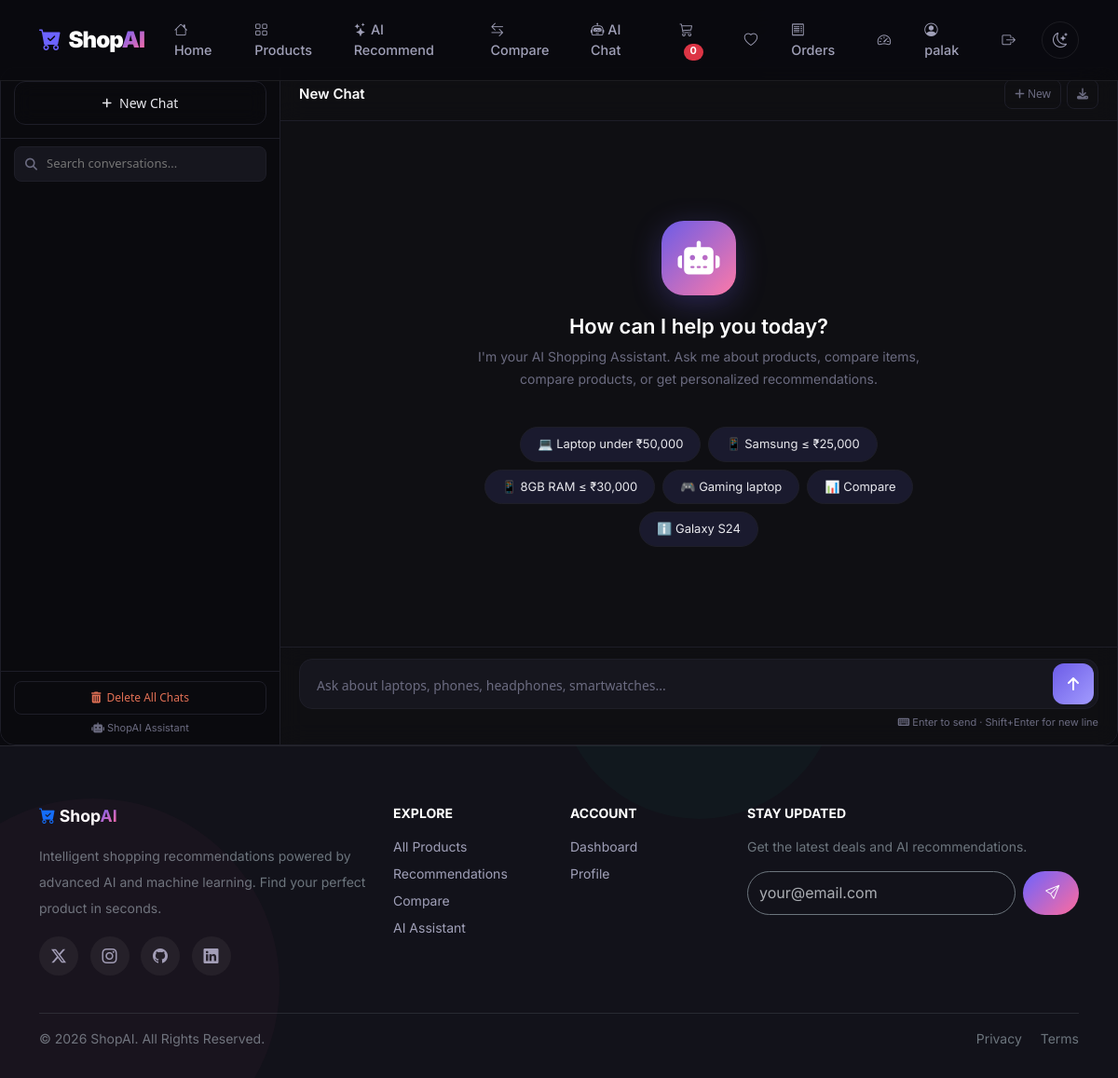
The page /chatbot/ (signed in) on the database as committed earlier.
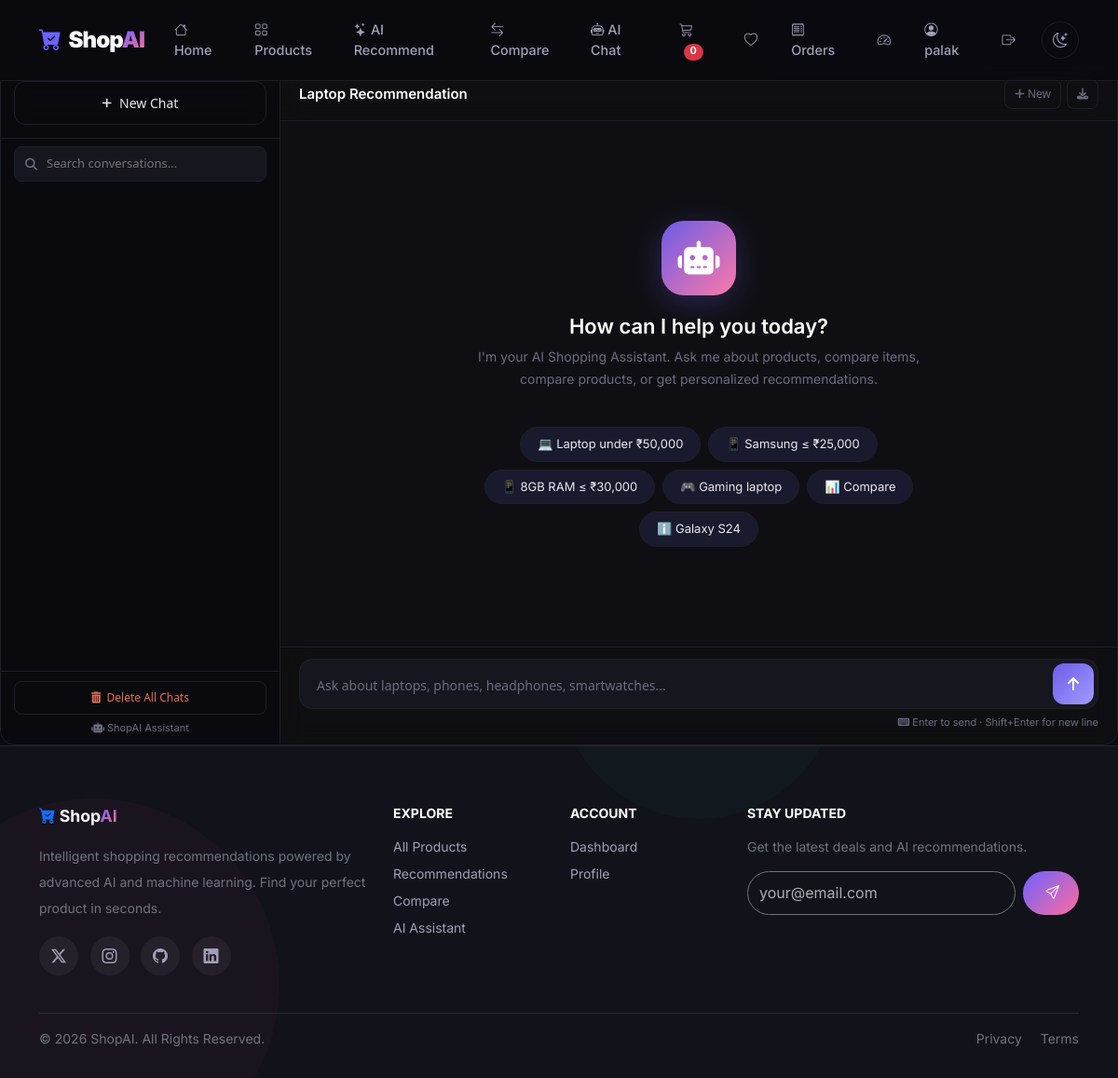
The same page on the database as committed later.
### chatbot/models.py (models this page shows, shortened)
class ChatSession(models.Model):
    user = models.ForeignKey(settings.AUTH_USER_MODEL, on_delete=models.CASCADE, null=True, blank=True)
    session_key = models.CharField(max_length=40, blank=True, db_index=True)
    title = models.CharField(max_length=200, blank=True, default='New Chat')
    context = models.JSONField(default=dict, blank=True)
    created_at = models.DateTimeField(auto_now_add=True)
    updated_at = models.DateTimeField(auto_now=True)
    class Meta:
        ordering = ['-updated_at']

### chatbot/views.py (the view)
# urls.py: path('', views.chatbot_view, name='chatbot_view'),
def chatbot_view(request):
    if request.method == 'POST':
        return _handle_message(request)
    return _render_chat_page(request)

### chatbot/views.py (called while the page is built, shortened)
def _render_chat_page(request):
    current_session = _get_or_create_session(request)
    sessions = _get_user_sessions(request)
    grouped = _group_sessions(sessions)
    messages = current_session.messages.all()
    history = [
        {
            'id': m.id,
            'role': m.role,
            'content': m.content,
            'time': m.created_at.strftime('%I:%M %p'),
        }
        for m in messages
    ]
    return render(request, 'chatbot/chatbot.html', {
        'chat_history': json.dumps(history),
        'grouped_sessions': json.dumps(grouped),
        'current_session': current_session,
    })

def _get_or_create_session(request):
    session_id = request.POST.get('session_id') or request.GET.get('session_id')
    if session_id:
        try:
            return ChatSession.objects.get(id=session_id)
        except (ChatSession.DoesNotExist, ValueError):
            pass
    if request.user.is_authenticated:
        session = ChatSession.objects.filter(user=request.user).first()
        if session:
            return session

### chatbot/templates/chatbot/chatbot.html (shortened to what this page needs)
{% extends 'base.html' %}
{% load static %}
{% block extra_css %}
<link rel="stylesheet" href="https://cdnjs.cloudflare.com/ajax/libs/font-awesome/6.5.0/css/all.min.css">
{% endblock %}
{% block content %}
<div class="chat-app">
    <div class="sidebar" id="sidebar">
        <div class="sidebar-header">
            <button class="new-chat-btn" id="newChatBtn">
                <i class="fas fa-plus"></i> New Chat
            </button>
        </div>
        <div class="sidebar-search">
            <div class="search-wrap">
                <i class="fas fa-search"></i>
                <input type="text" id="searchSessions" placeholder="Search conversations..." />
            </div>
        </div>
        <div class="chat-list-wrap" id="chatListWrap">
        </div>
        <div class="sidebar-footer">
            <button class="delete-all-btn" onclick="confirmDeleteAll()">
                <i class="fas fa-trash-alt"></i> Delete All Chats
            </button>
            <div class="sidebar-footer-brand"><i class="fas fa-robot"></i> ShopAI Assistant</div>
        </div>
    </div>
    <div class="main-area">
        <div class="chat-header-bar">
            <div class="header-title" id="headerTitle">{{ current_session.title }}</div>
            <div class="header-actions">
                <button onclick="newChat()" title="New Chat"><i class="fas fa-plus"></i> New</button>
                <button onclick="exportChat()" title="Export chat"><i class="fas fa-download"></i></button>
            </div>
        </div>
        <div class="messages-wrap" id="messagesWrap">
            <div class="welcome" id="welcome">
                <div class="welcome-icon"><i class="fas fa-robot"></i></div>
                <h2>How can I help you today?</h2>
                <p>I'm your AI Shopping Assistant. Ask me about products, compare items, compare products, or get personalized recommendations.</p>
                <div class="suggestions">
                    <span class="chip" onclick="sendSuggestion('Suggest a laptop under 50000')">💻 Laptop under ₹50,000</span>
                    <span class="chip" onclick="sendSuggestion('Best Samsung phone under 25000')">📱 Samsung ≤ ₹25,000</span>
                    <span class="chip" onclick="sendSuggestion('8GB RAM phone under 30000')">📱 8GB RAM ≤ ₹30,000</span>
                    <span class="chip" onclick="sendSuggestion('Gaming laptop under 70000')">🎮 Gaming laptop</span>
                    <span class="chip" onclick="sendSuggestion('Compare iPhone 15 and Galaxy S24')">📊 Compare</span>
                    <span class="chip" onclick="sendSuggestion('Tell me about Galaxy S24')">ℹ️ Galaxy S24</span>
                </div>
            </div>
        </div>
        <div class="footer-area">
            <div class="input-wrap">
                <textarea class="msg-input" id="msgInput"
                    placeholder="Ask about laptops, phones, headphones, smartwatches..."
                    rows="1" autofocus></textarea>
                <button class="send-btn" id="sendBtn">
                    <i class="fas fa-arrow-up"></i>
                </button>
            </div>
            <div class="input-info"><i class="fas fa-keyboard"></i> Enter to send · Shift+Enter for new line</div>
        </div>
    </div>
</div>
{% endblock %}

Rows that differ between the two databases and show on the page:
changed ChatSession: title "New Chat" → "Laptop Recommendation"
